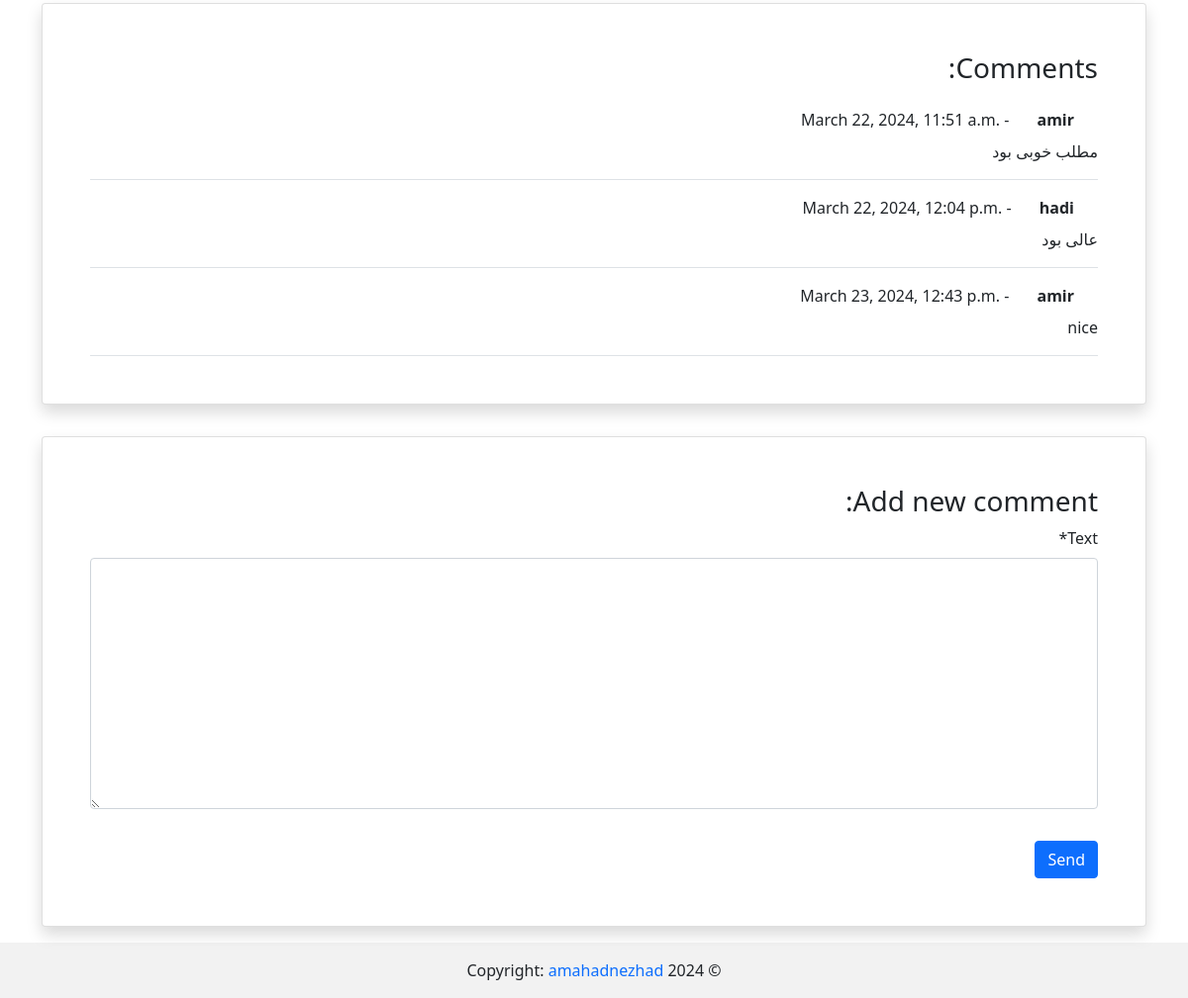
The page /post/6 (signed in, lower part) on the database as committed earlier.
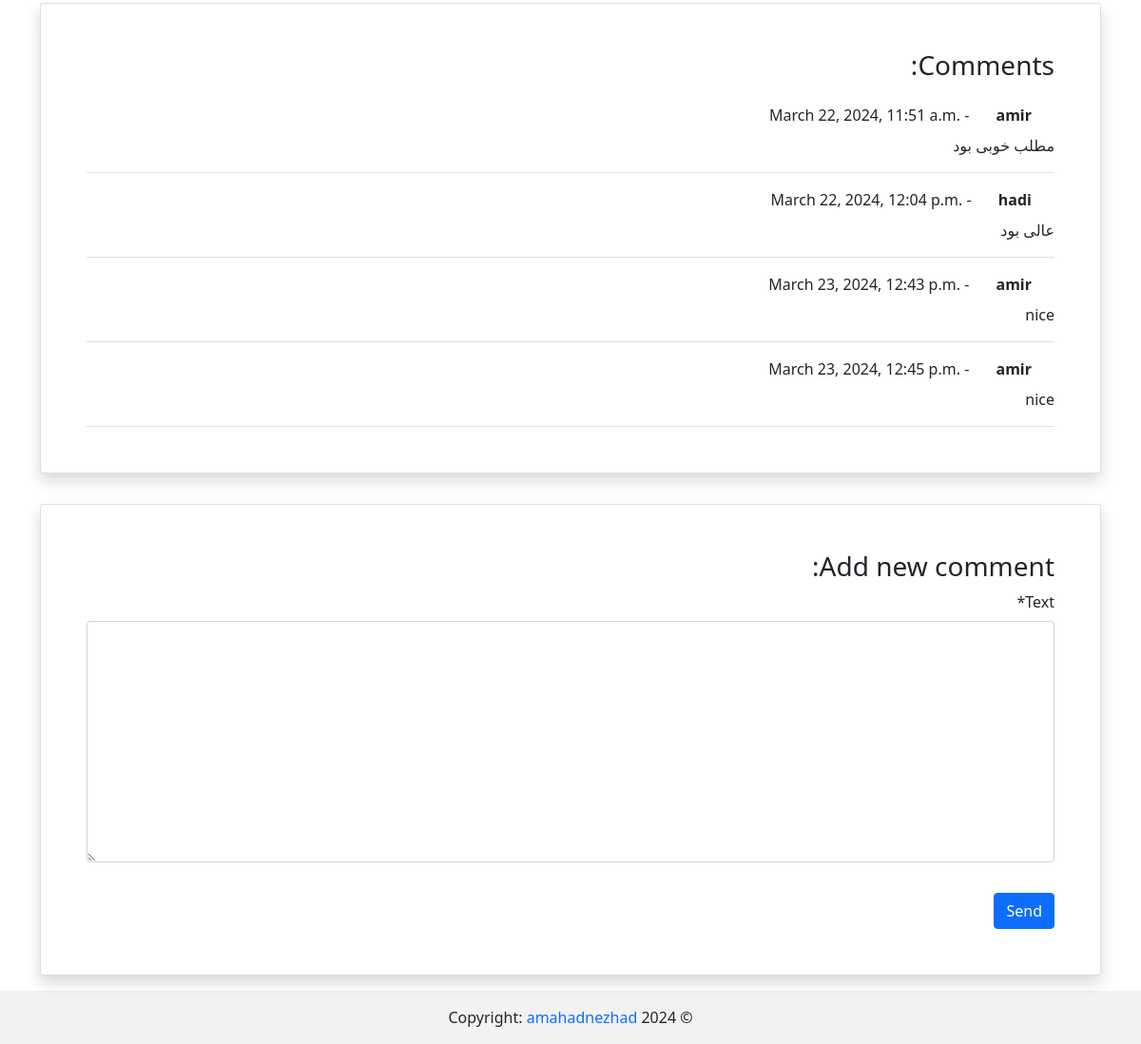
The same page on the database as committed later.
### blog/models.py (models this page shows, shortened)
class Comment(models.Model):
    user = models.ForeignKey(get_user_model(), on_delete=models.CASCADE)
    post = models.ForeignKey(Post, related_name='comments', on_delete=models.CASCADE)
    text = models.TextField()
    is_active = models.BooleanField(default=False)
    datetime_created = models.DateTimeField(auto_now_add=True)

### accounts/models.py (models this page shows)
class CustomUser(AbstractUser):
    pass

### blog/views.py (the view)
# urls.py: path('post/<int:pk>', post_detail_view, name="post_detail"),
@login_required
def post_detail_view(request, pk):
    post = get_object_or_404(Post, pk=pk)
    comments = post.comments.all()
    if request.method == "POST":
        comment_form = CommentForm(request.POST)
        if comment_form.is_valid():
            new_comment = comment_form.save(commit=False)
            new_comment.post = post
            new_comment.user = request.user
            new_comment.save()
            comment_form = CommentForm()
    else:
        comment_form = CommentForm()
    return render(request, 'blog/post_detail.html', context={'post': post, 'comments': comments,
                                                             'comment_form': comment_form, })

### blog/forms.py
class CommentForm(forms.ModelForm):
    class Meta:
        model = Comment
        fields = ['text', ]

### blog/templates/blog/post_detail.html (shortened to what this page needs)
{% extends '_base.html' %}
{% load jalali_tags %}
{% load crispy_forms_tags %}
{% block content %}
    <div class="container mt-4">
        <div class="row">
            <div class="col-12">
                <div class="card shadow my-3 p-5">
                    <h3>Comments:</h3>
                    {% if post.comments %}
                        {% for comment in post.comments.all %}
                            <div class="border-bottom mt-3">
                                <div class="review__meta" dir="rtl">
                                    <span class="review__published-date">{{ comment.datetime_created|to_jalali:'%Y/%m/%d' }}</span>
                                    <span class="review__dash"> - </span>
                                    <strong class="review__author px-4 ">{{ comment.user.username }}</strong>
                                </div>
                                <p class="mt-2">
                                    {{ comment.text }}
                                </p>
                            </div>
                        {% endfor %}
                    {% else %}
                        <p>No comments yet! Be the first one.</p>
                    {% endif %}
                </div>
            </div>
            <div class="col-12">
                <div class="card shadow my-3 p-5">
                    <h3>Add new comment:</h3>
                    <form method="POST">
                        {{ comment_form|crispy }}
                        <button type="submit" class="btn btn-primary mt-3">Send</button>
                    </form>
                </div>
            </div>
        </div>
    </div>
{% endblock content %}

Rows that differ between the two databases and show on the page:
added Comment: datetime_created|to_jalali "March 23, 2024, 12:45 p.m.", user.username "amir", text "nice"
